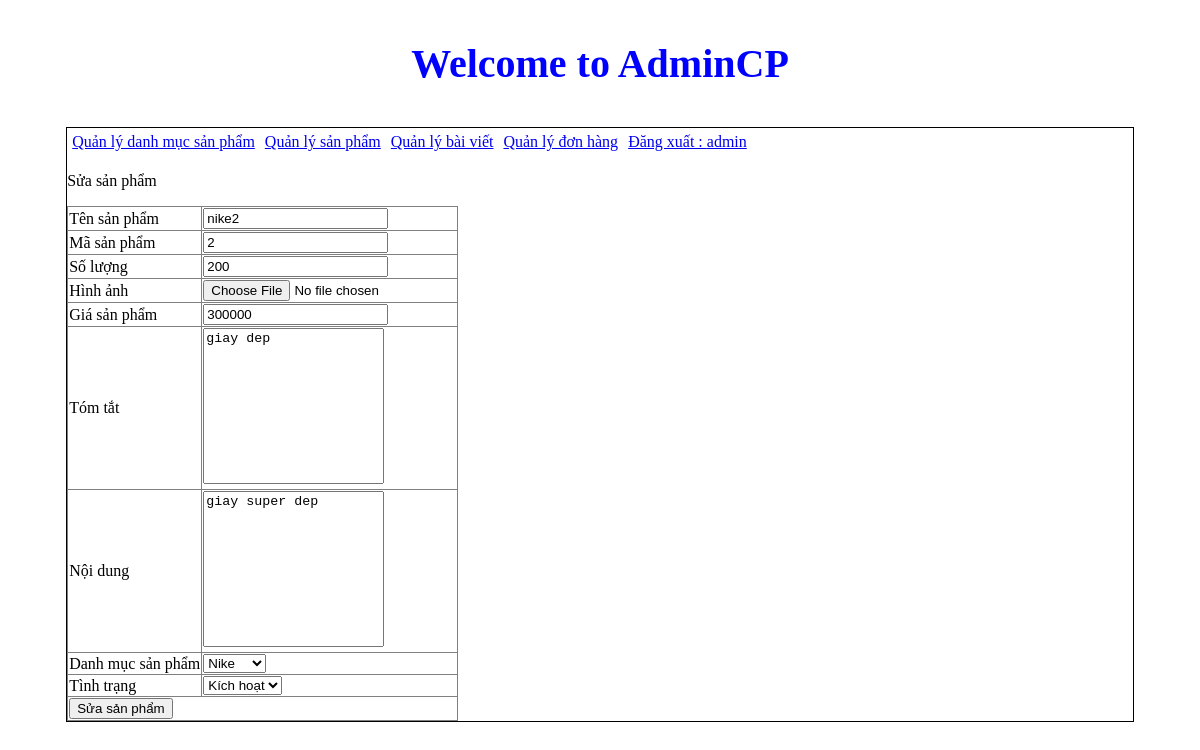
/admincp/index.php?action=quanlysp&query=sua&idsanpham=2 (signed in), run on the app's committed database.
### tables this page shows
CREATE TABLE `tb_sanpham` (
  `id_sanpham` int(11) NOT NULL,
  `tensanpham` varchar(250) NOT NULL,
  `masp` int(100) NOT NULL,
  `giasp` int(50) NOT NULL,
  `soluong` int(11) NOT NULL,
  `hinhanh` varchar(50) NOT NULL,
  `tomtat` tinytext NOT NULL,
  `noidung` text NOT NULL,
  `tinhtrang` int(11) NOT NULL,
  `id_danhmuc` int(11) NOT NULL
);

### admincp/modules/quanlysp/sua.php (the view, shortened to what this page needs)
<?php
$sql_sua = "SELECT * FROM tb_sanpham WHERE id_sanpham = '$_GET[idsanpham]' LIMIT 1";
$query_sua = mysqli_query($mysqli,$sql_sua);
?>
<p>Sửa sản phẩm</p>
<table border="1" style="border-collapse: collapse;">
<?php
    while($dong = mysqli_fetch_array($query_sua)) {
?>
<form method="post" action="modules/quanlysp/suly.php?idsanpham=<?php echo $dong['id_sanpham']?>" enctype="multipart/form-data">
  <tr>
    <td>Tên sản phẩm</td>
    <td><input type="text" value="<?php echo $dong['tensanpham']?>" name="tensanpham"></td>
  </tr>
  <tr>
    <td>Mã sản phẩm</td>
    <td><input type="text" value="<?php echo $dong['masp']?>" name="masp"></td>
  </tr>
  <tr>
    <td>Số lượng</td>
    <td><input type="text" value="<?php echo $dong['soluong']?>" name="soluong"></td>
  </tr>
  <tr>
    <td>Hình ảnh</td>
    <td><input type="file" name="hinhanh"></td>
  </tr>
  <tr>
    <td>Giá sản phẩm</td>
    <td><input type="text" value="<?php echo $dong['giasp']?>" name="giasp"></td>
  </tr>
  <tr>
    <td>Tóm tắt</td>
    <td><textarea rows="10" name="tomtat" style="resize: none"><?php echo $dong['tomtat']?></textarea></td>
  </tr>
  <tr>
    <td>Nội dung</td>
    <td><textarea rows="10" name="noidung" style="resize: none"><?php echo $dong['noidung']?></textarea></td>
  </tr>
  <tr>
    <td>Danh mục sản phẩm</td>
    <td>
    <select name="danhmuc">
      <?php
      $sql_danhmuc = "SELECT * FROM tb_danhmuc ORDER BY id_danhmuc DESC";
      $query_danhmuc = mysqli_query($mysqli, $sql_danhmuc);
      while($row_danhmuc = mysqli_fetch_array($query_danhmuc)) {
      ?>
      <option value="<?php echo $row_danhmuc['id_danhmuc']?>"><?php echo $row_danhmuc['tendanhmuc']?></option>
      <?php
      }
      ?>
    </select>
    </td>
  </tr>
  <tr>
    <td>Tình trạng</td>
    <td>
    <select name="tinhtrang">
      <option value="1">Kích hoạt</option>
    </select>
    </td>
  </tr>
  <tr>
      <td colspan="2"><input type="submit" name="suasanpham" value="Sửa sản phẩm"></td>
  </tr>
</form>
<?php
    }
?>
</table>

### data on the page
tb_sanpham: tensanpham "nike2", masp "2", soluong "200", giasp "300000", tomtat "giay dep", noidung "giay super dep"

### other printed values
$_SESSION['dangnhap'] "admin"
form field danhmuc "Nike"
